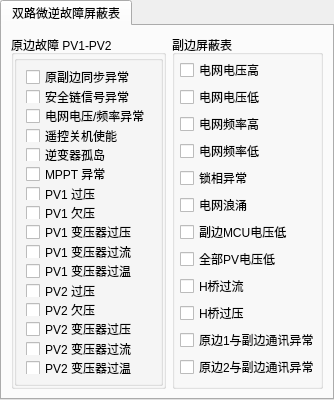
        <widget class="QTabWidget" name="tabWidget_25">
         <property name="currentIndex">
          <number>0</number>
         </property>
         <widget class="QWidget" name="tab_61">
          <attribute name="title">
           <string>双路微逆故障屏蔽表</string>
          </attribute>
          <layout class="QGridLayout" name="gridLayout_29">
           <item row="0" column="0">
            <widget class="QGroupBox" name="groupBox_94">
             <property name="title">
              <string>原边故障 PV1-PV2</string>
             </property>
             <layout class="QGridLayout" name="gridLayout_30">
              <property name="leftMargin">
               <number>0</number>
              </property>
              <property name="topMargin">
               <number>0</number>
              </property>
              <property name="rightMargin">
               <number>0</number>
              </property>
              <property name="bottomMargin">
               <number>0</number>
              </property>
              <property name="spacing">
               <number>2</number>
              </property>
              <item row="0" column="0">
               <widget class="QGroupBox" name="groupBox_96">
                <property name="title">
                 <string/>
                </property>
                <layout class="QVBoxLayout" name="verticalLayout_60">
                 <item>
                  <widget class="QCheckBox" name="bym1200_sync_error_bym4_pv12_ckx">
                   <property name="text">
                    <string>原副边同步异常</string>
                   </property>
                  </widget>
                 </item>
                 <item>
                  <widget class="QCheckBox" name="bym1200_safe_chain_bym4_pv12_ckx">
                   <property name="text">
                    <string>安全链信号异常</string>
                   </property>
                  </widget>
                 </item>
                 <item>
                  <widget class="QCheckBox" name="bym1200_grid_bym4_pv12_ckx">
                   <property name="text">
                    <string>电网电压/频率异常</string>
                   </property>
                  </widget>
                 </item>
                 <item>
                  <widget class="QCheckBox" name="bym1200_off_bym4_pv12_ckx">
                   <property name="text">
                    <string>遥控关机使能</string>
                   </property>
                  </widget>
                 </item>
                 <item>
                  <widget class="QCheckBox" name="bym1200_land_bym4_pv12_ckx">
                   <property name="text">
                    <string>逆变器孤岛</string>
                   </property>
                  </widget>
                 </item>
                 <item>
                  <widget class="QCheckBox" name="bym1200_mppt_bym4_pv12_ckx">
                   <property name="text">
                    <string>MPPT 异常</string>
                   </property>
                  </widget>
                 </item>
                 <item>
                  <widget class="QCheckBox" name="bym1200_pv_ov_bym4_pv1_ckx">
                   <property name="text">
                    <string>PV1 过压</string>
                   </property>
                  </widget>
                 </item>
                 <item>
                  <widget class="QCheckBox" name="bym1200_pv_uv_bym4_pv1_ckx">
                   <property name="text">
                    <string>PV1 欠压</string>
                   </property>
                  </widget>
                 </item>
                 <item>
                  <widget class="QCheckBox" name="bym1200_dc_ov_bym4_pv1_ckx">
                   <property name="text">
                    <string>PV1 变压器过压</string>
                   </property>
                  </widget>
                 </item>
                 <item>
                  <widget class="QCheckBox" name="bym1200_dc_oa_bym4_pv1_ckx">
                   <property name="text">
                    <string>PV1 变压器过流</string>
                   </property>
                  </widget>
                 </item>
                 <item>
                  <widget class="QCheckBox" name="bym1200_dc_ot_bym4_pv1_ckx">
                   <property name="text">
                    <string>PV1 变压器过温</string>
                   </property>
                  </widget>
                 </item>
                 <item>
                  <widget class="QCheckBox" name="bym1200_pv_ov_bym4_pv2_ckx">
                   <property name="text">
                    <string>PV2 过压</string>
                   </property>
                  </widget>
                 </item>
                 <item>
                  <widget class="QCheckBox" name="bym1200_pv_uv_bym4_pv2_ckx">
                   <property name="text">
                    <string>PV2 欠压</string>
                   </property>
                  </widget>
                 </item>
                 <item>
                  <widget class="QCheckBox" name="bym1200_dc_ov_bym4_pv2_ckx">
                   <property name="text">
                    <string>PV2 变压器过压</string>
                   </property>
                  </widget>
                 </item>
                 <item>
                  <widget class="QCheckBox" name="bym1200_dc_oa_bym4_pv2_ckx">
                   <property name="text">
                    <string>PV2 变压器过流</string>
                   </property>
                  </widget>
                 </item>
                 <item>
                  <widget class="QCheckBox" name="bym1200_dc_ot_bym4_pv2_ckx">
                   <property name="text">
                    <string>PV2 变压器过温</string>
                   </property>
                  </widget>
                 </item>
                </layout>
               </widget>
              </item>
             </layout>
            </widget>
           </item>
           <item row="0" column="1">
            <widget class="QGroupBox" name="groupBox_97">
             <property name="title">
              <string>副边屏蔽表</string>
             </property>
             <layout class="QVBoxLayout" name="verticalLayout_61">
              <property name="spacing">
               <number>0</number>
              </property>
              <property name="leftMargin">
               <number>5</number>
              </property>
              <property name="topMargin">
               <number>0</number>
              </property>
              <property name="rightMargin">
               <number>0</number>
              </property>
              <property name="bottomMargin">
               <number>0</number>
              </property>
              <item>
               <widget class="QCheckBox" name="bym1200_grid_ov_bym4_ckx">
                <property name="text">
                 <string>电网电压高</string>
                </property>
               </widget>
              </item>
              <item>
               <widget class="QCheckBox" name="bym1200_grid_uv_bym4_ckx">
                <property name="text">
                 <string>电网电压低</string>
                </property>
               </widget>
              </item>
              <item>
               <widget class="QCheckBox" name="bym1200_grid_of_bym4_ckx">
                <property name="text">
                 <string>电网频率高</string>
                </property>
               </widget>
              </item>
              <item>
               <widget class="QCheckBox" name="bym1200_grid_uf_bym4_ckx">
                <property name="text">
                 <string>电网频率低</string>
                </property>
               </widget>
              </item>
              <item>
               <widget class="QCheckBox" name="bym1200_lock_ckx_bym4_ckx">
                <property name="text">
                 <string>锁相异常</string>
                </property>
               </widget>
              </item>
              <item>
               <widget class="QCheckBox" name="bym1200_surge_bym4_ckx">
                <property name="text">
                 <string>电网浪涌</string>
                </property>
               </widget>
              </item>
              <item>
               <widget class="QCheckBox" name="bym1200_mcu_uv_bym4_ckx">
                <property name="text">
                 <string>副边MCU电压低</string>
                </property>
               </widget>
              </item>
              <item>
               <widget class="QCheckBox" name="bym1200_pv_uv_bym4_ckx">
                <property name="text">
                 <string>全部PV电压低</string>
                </property>
               </widget>
              </item>
              <item>
               <widget class="QCheckBox" name="bym1200_hbd_oa_bym4_ckx">
                <property name="text">
                 <string>H桥过流</string>
                </property>
               </widget>
              </item>
              <item>
               <widget class="QCheckBox" name="bym1200_hbd_ov_bym4_ckx">
                <property name="text">
                 <string>H桥过压</string>
                </property>
               </widget>
              </item>
              <item>
               <widget class="QCheckBox" name="bym1200_cmu_primary1_bym4_ckx">
                <property name="text">
                 <string>原边1与副边通讯异常</string>
                </property>
               </widget>
              </item>
              <item>
               <widget class="QCheckBox" name="bym1200_cmu_primary2_bym4_ckx">
                <property name="text">
                 <string>原边2与副边通讯异常</string>
                </property>
               </widget>
              </item>
             </layout>
            </widget>
           </item>
          </layout>
         </widget>
        </widget>
